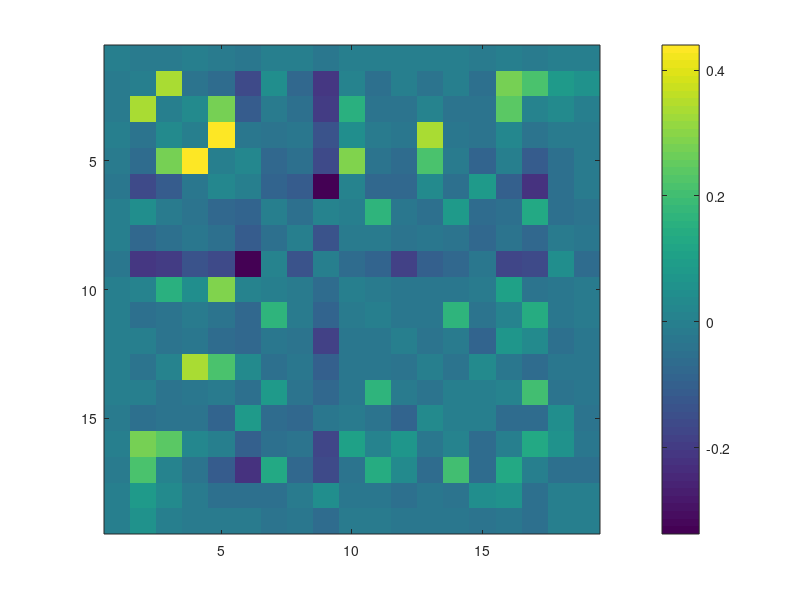

Source code (MATLAB): (Note: this script raises an error after producing the figure.)
load('R_G.mat');


Nusers = size(R,1);     %number of users
Nitems = size(R,2);     %number of items
Ncategories = size(G,2);    %number of genres
Nrates = max(max(R));   %number of rates
    
%[Pr_ItemInCategory Pr_Item Pr_Category] = buildBernoulliModel(R, G);

%Pr_CategoryGivenI = estimatePosteriorProbability(Pr_ItemInCategory, Pr_Item, Pr_Category);


G_norm = (G - ones(size(G,1),1) * mean(G));
G_norm = G_norm ./ (ones(size(G,1),1) * std(G));
G_cor = (G_norm' * G_norm) / Nitems;
G_cor(logical(eye(size(G_cor)))) = 0;
imagesc(G_cor);
colorbar;

Rnum(1) = length(find(R == 1));
Rnum(2) = length(find(R == 2));
Rnum(3) = length(find(R == 3));
Rnum(4) = length(find(R == 4));
Rnum(5) = length(find(R == 5));
 % simulate prediction of an item's category N times for different sets of
 % items that are used for training
N = 5;
portionTesting = 0.1; % size of a testing test is (portionTesting * Nitems)
%category prediction is made using preference models estimated based on items ranked as r
r = 5; 
cor_th = 0.2;
clear counter_correct_prediction;
clear counter_similar_prediction;
for j = 1:N
    training_subset_ind = floor(rand(Nitems - round(Nitems * portionTesting), 1) * Nitems) + 1;
    testing_subset_ind = floor(rand(round(Nitems * portionTesting), 1) * Nitems) + 1;
    [Pr_ItemInCategory Pr_Item Pr_Category] = buildBernoulliModel(R(:, training_subset_ind), G(training_subset_ind, :));
    counter_correct_prediction(j) = 0;
    counter_similar_prediction(j) = 0;
    j
    Pr_CategoryGivenI = estimatePosteriorProbability(Pr_ItemInCategory, Pr_Item, Pr_Category);
    for i = 1:length(testing_subset_ind)
         %figure, hold on;
        for k = 1:Nrates
            %plot(Pr_CategoryGivenI(i,:,k));
            likelihood(k, :) = Pr_CategoryGivenI(i,:,k);
        end
        %[max_val estimated_category] = max(likelihood(r,:));
        [max_val estimated_category] = max(prod(likelihood));  %./ (ones(1,Ngenres)' * Rnum)'
        %[votes estimated_category] = max(hist(estimated_category, unique(estimated_category)));
        true_categories = find (G(i,:) ~= 0);
        counter_similar_prediction(j) = counter_similar_prediction(j) + ...
            (length(find(G_cor(true_categories, estimated_category) > cor_th)) > 0);
        %likelihood_norm = likelihood ./ (ones(5,1) * sum(likelihood));
        %combined_likelihood = sum(likelihood_norm .* (ones(19,1) * [1 2 3 4 5])');
        %[max_val estimated_category] = max(combined_likelihood);
        if(~isempty(intersect(estimated_category, true_categories)))
            counter_correct_prediction(j) = counter_correct_prediction(j) + 1;
        end
    end
end

category_prediction_rate = counter_correct_prediction/length(testing_subset_ind)
prediction = [mean(category_prediction_rate) std(category_prediction_rate)]

category_prediction_rate_inc_similar = (counter_correct_prediction + counter_similar_prediction) /length(testing_subset_ind)
prediction_incl_similar = [mean(category_prediction_rate_inc_similar) std(category_prediction_rate_inc_similar)]
